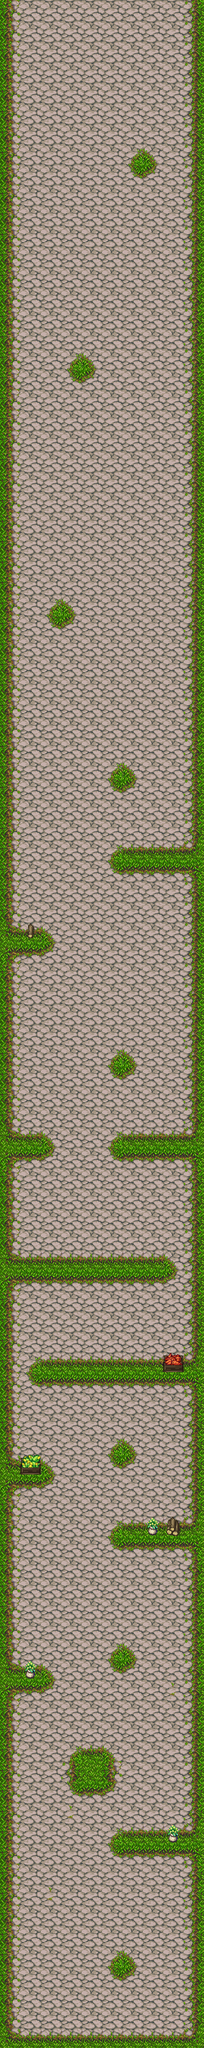

A level layout from a 2D game, rendered from its tile map. Below: a short description, then the map file with tile-grid data replaced by summaries:
An orthogonal 10x100 tile map with 32x32 px tiles, 2 tile layers (Layer1, Decor) and 19 objects.

<map version="1.0" orientation="orthogonal" width="10" height="100" tilewidth="32" tileheight="32">
 <tileset firstgid="1" name="PathAndObjects_0" tilewidth="32" tileheight="32">
  <image source="tiles.png" width="512" height="512" />
 </tileset>
 <layer name="Layer1" width="10" height="100">
  <data>[1000 cells, 1000 non-empty, 15 distinct tile ids]</data>
 </layer>
 <layer name="Decor" width="10" height="100">
  <data>[1000 cells, 7 non-empty, 5 distinct tile ids]</data>
 </layer>
 <objectgroup name="Obstacles" width="10" height="100">
  <object x="175" y="2863" width="144" height="33" />
  <object x="2" y="2286" width="80" height="38" />
  <object x="1" y="2606" width="81" height="36" />
  <object x="175" y="2384" width="144" height="35" />
  <object x="175" y="3058" width="34" height="33">
   <ellipse />
  </object>
  <object x="175" y="2577" width="34" height="33">
   <ellipse />
  </object>
  <object x="175" y="2256" width="34" height="33">
   <ellipse />
  </object>
  <object x="48" y="2126" width="270" height="38" />
  <object x="179" y="1774" width="142" height="37" />
  <object x="0" y="1773" width="81" height="36" />
  <object x="175" y="1648" width="34" height="33">
   <ellipse />
  </object>
  <object x="175" y="1203" width="34" height="33">
   <ellipse />
  </object>
  <object x="178" y="1325" width="142" height="37" />
  <object x="0" y="1454" width="81" height="36" />
  <object x="80" y="945" width="34" height="33">
   <ellipse />
  </object>
  <object x="111" y="561" width="34" height="33">
   <ellipse />
  </object>
  <object x="208" y="242" width="34" height="33">
   <ellipse />
  </object>
  <object x="114" y="2738" width="59" height="62" />
  <object x="0" y="1964" width="269" height="38" />
 </objectgroup>
</map>
